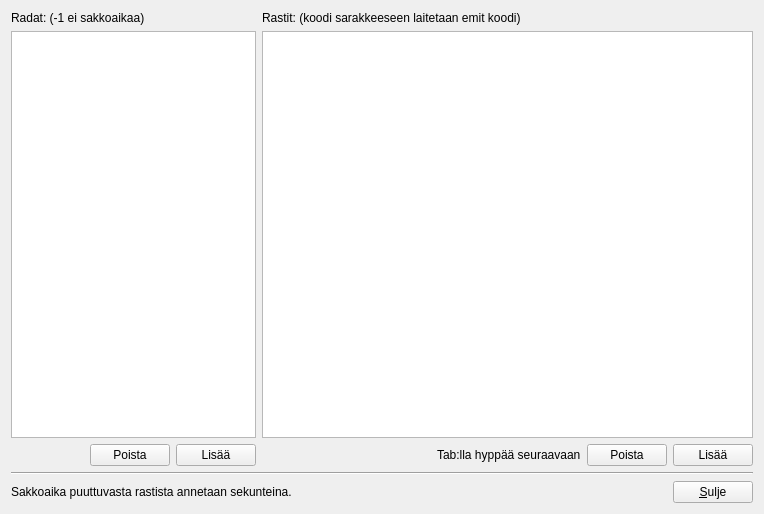
<?xml version="1.0" encoding="UTF-8"?>
<ui version="4.0">
 <class>SarjatForm</class>
 <widget class="QWidget" name="SarjatForm">
  <property name="geometry">
   <rect>
    <x>0</x>
    <y>0</y>
    <width>764</width>
    <height>514</height>
   </rect>
  </property>
  <property name="windowTitle">
   <string>Form</string>
  </property>
  <layout class="QVBoxLayout" name="verticalLayout_3">
   <item>
    <layout class="QHBoxLayout" name="horizontalLayout_4" stretch="1,2">
     <item>
      <layout class="QVBoxLayout" name="verticalLayout_2">
       <item>
        <widget class="QLabel" name="label">
         <property name="text">
          <string>Radat: (-1 ei sakkoaikaa)</string>
         </property>
        </widget>
       </item>
       <item>
        <widget class="QTreeView" name="sarjaView">
         <property name="rootIsDecorated">
          <bool>false</bool>
         </property>
         <property name="itemsExpandable">
          <bool>false</bool>
         </property>
         <property name="expandsOnDoubleClick">
          <bool>false</bool>
         </property>
        </widget>
       </item>
       <item>
        <layout class="QHBoxLayout" name="horizontalLayout_2">
         <item>
          <spacer name="horizontalSpacer_3">
           <property name="orientation">
            <enum>Qt::Horizontal</enum>
           </property>
           <property name="sizeHint" stdset="0">
            <size>
             <width>40</width>
             <height>20</height>
            </size>
           </property>
          </spacer>
         </item>
         <item>
          <widget class="QPushButton" name="sarjaPoistaButton">
           <property name="text">
            <string>Poista</string>
           </property>
          </widget>
         </item>
         <item>
          <widget class="QPushButton" name="sarjaLisaaButton">
           <property name="text">
            <string>Lisää</string>
           </property>
          </widget>
         </item>
        </layout>
       </item>
      </layout>
     </item>
     <item>
      <layout class="QVBoxLayout" name="verticalLayout">
       <item>
        <widget class="QLabel" name="label_2">
         <property name="text">
          <string>Rastit: (koodi sarakkeeseen laitetaan emit koodi)</string>
         </property>
        </widget>
       </item>
       <item>
        <widget class="QTreeView" name="rastiView">
         <property name="editTriggers">
          <set>QAbstractItemView::DoubleClicked|QAbstractItemView::EditKeyPressed</set>
         </property>
         <property name="rootIsDecorated">
          <bool>false</bool>
         </property>
         <property name="itemsExpandable">
          <bool>false</bool>
         </property>
         <property name="expandsOnDoubleClick">
          <bool>false</bool>
         </property>
        </widget>
       </item>
       <item>
        <layout class="QHBoxLayout" name="horizontalLayout_3">
         <item>
          <spacer name="horizontalSpacer_2">
           <property name="orientation">
            <enum>Qt::Horizontal</enum>
           </property>
           <property name="sizeHint" stdset="0">
            <size>
             <width>40</width>
             <height>20</height>
            </size>
           </property>
          </spacer>
         </item>
         <item>
          <widget class="QLabel" name="label_4">
           <property name="text">
            <string>Tab:lla hyppää seuraavaan</string>
           </property>
          </widget>
         </item>
         <item>
          <widget class="QPushButton" name="rastiPoistaButton">
           <property name="text">
            <string>Poista</string>
           </property>
          </widget>
         </item>
         <item>
          <widget class="QPushButton" name="rastiLisaaButton">
           <property name="text">
            <string>Lisää</string>
           </property>
          </widget>
         </item>
        </layout>
       </item>
      </layout>
     </item>
    </layout>
   </item>
   <item>
    <widget class="Line" name="line">
     <property name="orientation">
      <enum>Qt::Horizontal</enum>
     </property>
    </widget>
   </item>
   <item>
    <layout class="QHBoxLayout" name="horizontalLayout">
     <item>
      <widget class="QLabel" name="label_3">
       <property name="text">
        <string>&lt;html&gt;&lt;head/&gt;&lt;body&gt;&lt;p&gt;Sakkoaika puuttuvasta rastista annetaan sekunteina.&lt;/p&gt;&lt;/body&gt;&lt;/html&gt;</string>
       </property>
      </widget>
     </item>
     <item>
      <spacer name="horizontalSpacer">
       <property name="orientation">
        <enum>Qt::Horizontal</enum>
       </property>
       <property name="sizeHint" stdset="0">
        <size>
         <width>40</width>
         <height>20</height>
        </size>
       </property>
      </spacer>
     </item>
     <item>
      <widget class="QPushButton" name="closeButton">
       <property name="text">
        <string>&amp;Sulje</string>
       </property>
      </widget>
     </item>
    </layout>
   </item>
  </layout>
 </widget>
 <resources/>
 <connections/>
</ui>
